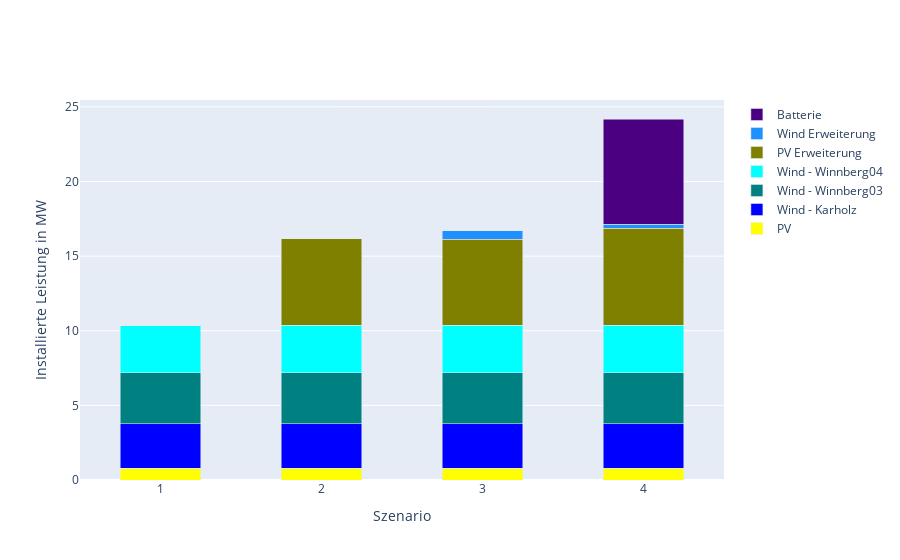

Here is the notebook cell this chart was saved with:
### Code cell
import plotly.graph_objects as go

n = 4                                #Anzahl der Szenarien, die verglichen werden sollen

#x=[str(chr(ord('@')+number)) for number in range(1,n+1)] 
#x = ['A','B','C','D']
x = ['1','2','3','4']

# Eine Datenreihe für jede Technologie -> Wie viele Technologien werden pro Szenario verwendet? (betrachten hauptsächlich Producer)

fig = go.Figure(go.Bar(x=x, y=[df_scalar_matrix1['installedCap'][7]/1e3, 
                               df_scalar_matrix2['installedCap'][10]/1e3,
                               df_scalar_matrix3['installedCap'][11]/1e3,
                               df_scalar_matrix4['installedCap'][14]/1e3], name='PV', width = 0.5,marker_color= 'yellow'))

colors = ['yellow','blue','teal','aqua','red','gold','dodgerblue','blueviolet','silver','maroon','indigo']
fig.add_trace(go.Bar(x=x, y=[df_scalar_matrix1['installedCap'][8]/1e3, 
                             df_scalar_matrix2['installedCap'][12]/1e3, 
                             df_scalar_matrix3['installedCap'][14]/1e3, 
                             df_scalar_matrix4['installedCap'][17]/1e3], name='Wind - Karholz', width = 0.5,marker_color= 'blue'))


fig.add_trace(go.Bar(x=x, y=[df_scalar_matrix1['installedCap'][9]/1e3, 
                             df_scalar_matrix2['installedCap'][13]/1e3,
                             df_scalar_matrix3['installedCap'][15]/1e3,
                             df_scalar_matrix4['installedCap'][18]/1e3], name='Wind - Winnberg03', width = 0.5, marker_color= 'teal'))              #Kapazität aus Szenarien für Technologie 2

fig.add_trace(go.Bar(x=x, y=[df_scalar_matrix1['installedCap'][10]/1e3, 
                             df_scalar_matrix2['installedCap'][14]/1e3,
                             df_scalar_matrix3['installedCap'][16]/1e3,
                             df_scalar_matrix4['installedCap'][19]/1e3], name='Wind - Winnberg04', width = 0.5, marker_color= 'aqua'))     #Kapazität aus Szenarien für Technologie 3


fig.add_trace(go.Bar(x=x, y=[0, 
                               df_scalar_matrix2['optimizedAddCap'][9]/1e3,
                               df_scalar_matrix3['optimizedAddCap'][10]/1e3,
                               df_scalar_matrix4['optimizedAddCap'][6]/1e3], name='PV Erweiterung', width = 0.5,marker_color= 'olive'))   #Kapazität aus Szenarien für Technologie 1 
fig.add_trace(go.Bar(x=x, y=[0, 
                               0,
                               df_scalar_matrix3['optimizedAddCap'][13]/1e3,
                               df_scalar_matrix4['optimizedAddCap'][8]/1e3], name='Wind Erweiterung', width = 0.5, marker_color= 'dodgerblue'))

fig.add_trace(go.Bar(x=x, y=[0, 
                               0,
                               0,
                               df_scalar_matrix4['optimizedAddCap'][0]/1e3], name='Batterie', width = 0.5, marker_color= 'indigo'))



fig.update_layout(barmode='stack', xaxis={'categoryorder':'category ascending'}, 
                  xaxis_title='Szenario', yaxis_title='Installierte Leistung in MW',
                  bargap=0)
fig.show()

### Figure 1 — Plotly figure (JSON) as saved in the notebook; plotly's stock layout.template omitted (floating-point values rounded to 4 significant figures)
{"data": [{"marker": {"color": "yellow"}, "name": "PV", "type": "bar", "width": 0.5, "x": ["1", "2", "3", "4"], "y": [0.78, 0.78, 0.78, 0.78]}, {"marker": {"color": "blue"}, "name": "Wind - Karholz", "type": "bar", "width": 0.5, "x": ["1", "2", "3", "4"], "y": [3, 3, 3, 3]}, {"marker": {"color": "teal"}, "name": "Wind - Winnberg03", "type": "bar", "width": 0.5, "x": ["1", "2", "3", "4"], "y": [3.4, 3.4, 3.4, 3.4]}, {"marker": {"color": "aqua"}, "name": "Wind - Winnberg04", "type": "bar", "width": 0.5, "x": ["1", "2", "3", "4"], "y": [3.2, 3.2, 3.2, 3.2]}, {"marker": {"color": "olive"}, "name": "PV Erweiterung", "type": "bar", "width": 0.5, "x": ["1", "2", "3", "4"], "y": [0, 5.79, 5.736, 6.489]}, {"marker": {"color": "dodgerblue"}, "name": "Wind Erweiterung", "type": "bar", "width": 0.5, "x": ["1", "2", "3", "4"], "y": [0, 0, 0.5808, 0.2593]}, {"marker": {"color": "indigo"}, "name": "Batterie", "type": "bar", "width": 0.5, "x": ["1", "2", "3", "4"], "y": [0, 0, 0, 7.059]}], "layout": {"bargap": 0, "barmode": "stack", "xaxis": {"categoryorder": "category ascending", "title": {"text": "Szenario"}}, "yaxis": {"title": {"text": "Installierte Leistung in MW"}}}}
